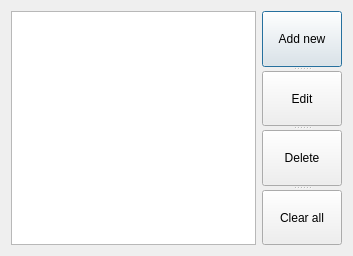
<?xml version="1.0" encoding="UTF-8"?>
<ui version="4.0">
 <class>ListDialog</class>
 <widget class="QDialog" name="ListDialog">
  <property name="geometry">
   <rect>
    <x>0</x>
    <y>0</y>
    <width>353</width>
    <height>256</height>
   </rect>
  </property>
  <property name="windowTitle">
   <string>Phone Book</string>
  </property>
  <layout class="QGridLayout" name="gridLayout">
   <item row="0" column="0">
    <widget class="QListWidget" name="list"/>
   </item>
   <item row="0" column="1">
    <widget class="QSplitter" name="splitter">
     <property name="orientation">
      <enum>Qt::Vertical</enum>
     </property>
     <widget class="QPushButton" name="addButton">
      <property name="text">
       <string>Add new</string>
      </property>
     </widget>
     <widget class="QPushButton" name="editButton">
      <property name="text">
       <string>Edit</string>
      </property>
     </widget>
     <widget class="QPushButton" name="deleteButton">
      <property name="text">
       <string>Delete</string>
      </property>
     </widget>
     <widget class="QPushButton" name="clearButton">
      <property name="text">
       <string>Clear all</string>
      </property>
     </widget>
    </widget>
   </item>
  </layout>
 </widget>
 <layoutdefault spacing="6" margin="11"/>
 <tabstops>
  <tabstop>list</tabstop>
  <tabstop>addButton</tabstop>
  <tabstop>editButton</tabstop>
  <tabstop>deleteButton</tabstop>
  <tabstop>clearButton</tabstop>
 </tabstops>
 <resources/>
 <connections>
  <connection>
   <sender>clearButton</sender>
   <signal>clicked()</signal>
   <receiver>list</receiver>
   <slot>clear()</slot>
   <hints>
    <hint type="sourcelabel">
     <x>315</x>
     <y>210</y>
    </hint>
    <hint type="destinationlabel">
     <x>177</x>
     <y>197</y>
    </hint>
   </hints>
  </connection>
 </connections>
</ui>
